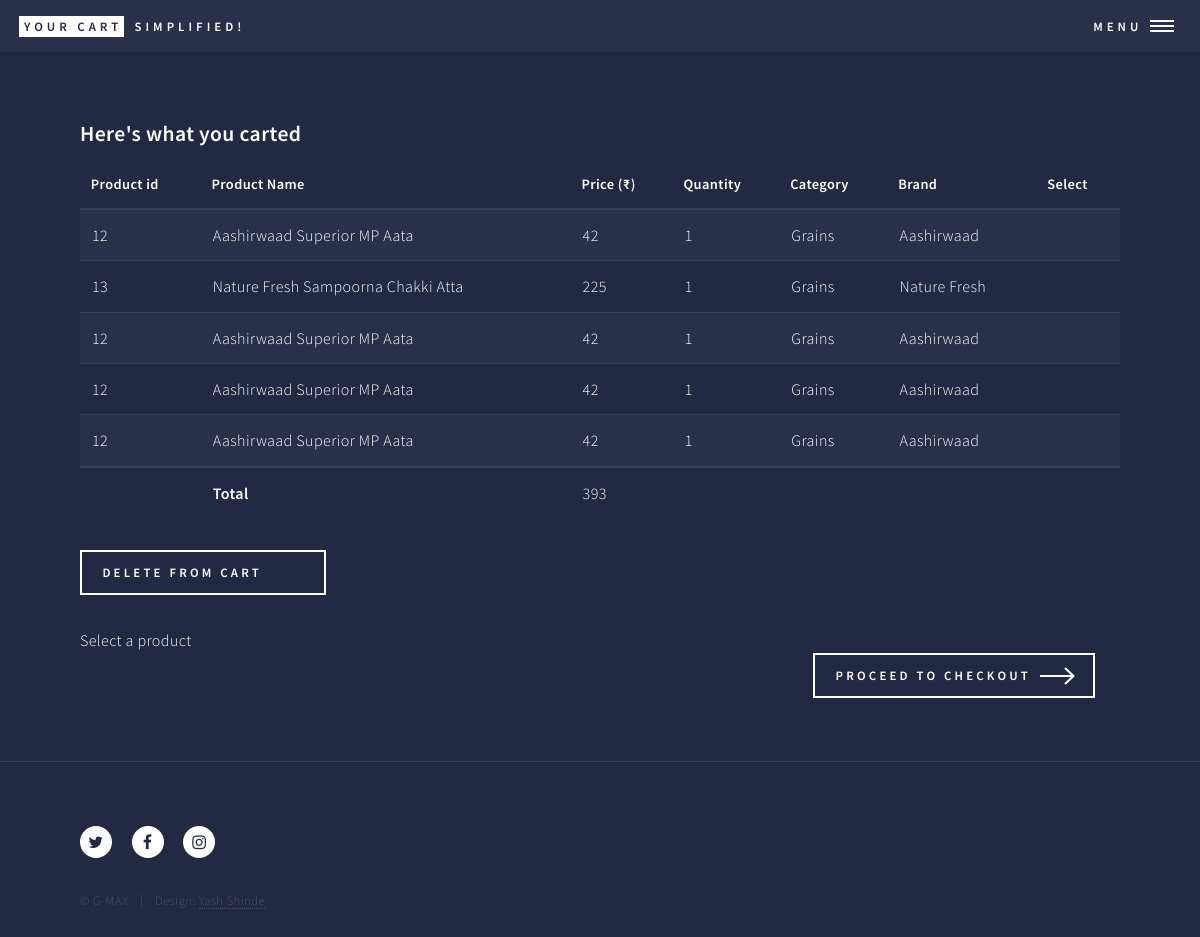
/generic.php (signed in), run on the app's committed database.
### tables this page shows
CREATE TABLE `cart` (
  `cartid` int(255) NOT NULL,
  `productid` int(255) NOT NULL,
  `pname` varchar(255) NOT NULL,
  `pprice` int(255) NOT NULL,
  `pcategory` varchar(255) NOT NULL,
  `pbrand` varchar(255) NOT NULL
);

### generic.php (the view, shortened to what this page needs)
<?php
include_once("dbconfig1.php");
?>
<!DOCTYPE HTML>
<html>
	<head>
		<link rel="stylesheet" href="assets/css/main.css"/>
	</head>
	<body>
			<div id="wrapper">
					<header id="header">
						<a href="index.php" class="logo"><strong>YOUR CART</strong> <span> simplified!</span></a>
						<nav>
							<a href="#menu">Menu</a>
						</nav>
					</header>
					<div id="main" class="alt">
							<section id="one">
								<div class="inner">
									<h3>Here's what you carted</h3>
													<div class="table-wrapper">
													<form action="" method="post">
													<?php
													$sql1="select * from cart";
															$result1 = $conn->query($sql1);
														if ($result1->num_rows > 0)
														{
													?>
														<table>
															<thead>
																<tr>
																	<th>Product id</th>
																	<th>Product Name</th>
																	<th>Price (₹)</th>
																	<th>Quantity</th>
																	<th>Category</th>
																	<th>Brand</th>
																	<th>Select </th>
																</tr>
															</thead>
															<tbody>
															<?php
															$totprice=0;
															while($row = $result1->fetch_assoc()) {
															echo '<tr><td>'. $row["productid"].'</td>';
															echo '<td>'. $row["pname"].'</td>';
															echo '<td>'. $row["pprice"].'</td>';
															$totprice=$totprice+$row['pprice'];
															echo '<td>'."1".'</td>';
															echo '<td>'. $row["pcategory"].'</td>';
															echo '<td>'. $row["pbrand"].'</td>';
															?>
															<td><font color="black"><input name="selector" type="radio" value="<?php echo $row['cartid']; ?>"></font></td>
															<?php echo '</tr>';
															}
														}else
														{
															echo "no itmes in cart";
														}
														?>
															</tbody>
															<tfoot>
																<tr>
																	<td colspan="1"></td>
																	<td><strong>Total</strong></td>
																	<td><?php echo $totprice; ?></td>
																</tr>
															</tfoot>
														</table>
							<input type="submit" class="button next scrolly" value="Delete from cart" name="eb">
		</form>
							<?php
			if(isset($_POST['eb']) && !empty($_POST['selector']))
			{
				$selector=$_POST['selector'];
				$sql2 = "DELETE from cart WHERE cartid='$selector'";
				if(mysqli_query($conn,$sql2))
								{
									echo '<script>alert("Item Deleted")</script>';
								}
								else
								{
									echo mysqli_error($conn);
								}
			}
			else{
				echo "Select a product";
			}
		?>
														<div style="padding-left: 70.5%;padding-bottom:3%">
															<a href="codform.php" class="button next scrolly">Proceed to Checkout</a>
														</div>
													</div>
								</div>
							</section>
					</div>
					<footer id="footer">
						<div class="inner">
							<ul class="icons">
								<li><a href="#" class="icon alt fa-twitter"><span class="label">Twitter</span></a></li>
								<li><a href="#" class="icon alt fa-facebook"><span class="label">Facebook</span></a></li>
								<li><a href="#" class="icon alt fa-instagram"><span class="label">Instagram</span></a></li>
							</ul>
							<ul class="copyright">
								<li>&copy; G-MAX</li><li>Design: <a href="https://www.facebook.com/yashpramodshinde">Yash Shinde</a></li>
							</ul>
						</div>
					</footer>
			</div>
	</body>
</html>

### data on the page
cart: productid "12", pname "Aashirwaad Superior MP Aata", pprice "42", pcategory "Grains", pbrand "Aashirwaad"
cart: productid "13", pname "Nature Fresh Sampoorna Chakki Atta", pprice "225", pcategory "Grains", pbrand "Nature Fresh"
cart: productid "12", pname "Aashirwaad Superior MP Aata", pprice "42", pcategory "Grains", pbrand "Aashirwaad"
cart: productid "12", pname "Aashirwaad Superior MP Aata", pprice "42", pcategory "Grains", pbrand "Aashirwaad"
cart: productid "12", pname "Aashirwaad Superior MP Aata", pprice "42", pcategory "Grains", pbrand "Aashirwaad"

### other printed values
$totprice "393"
